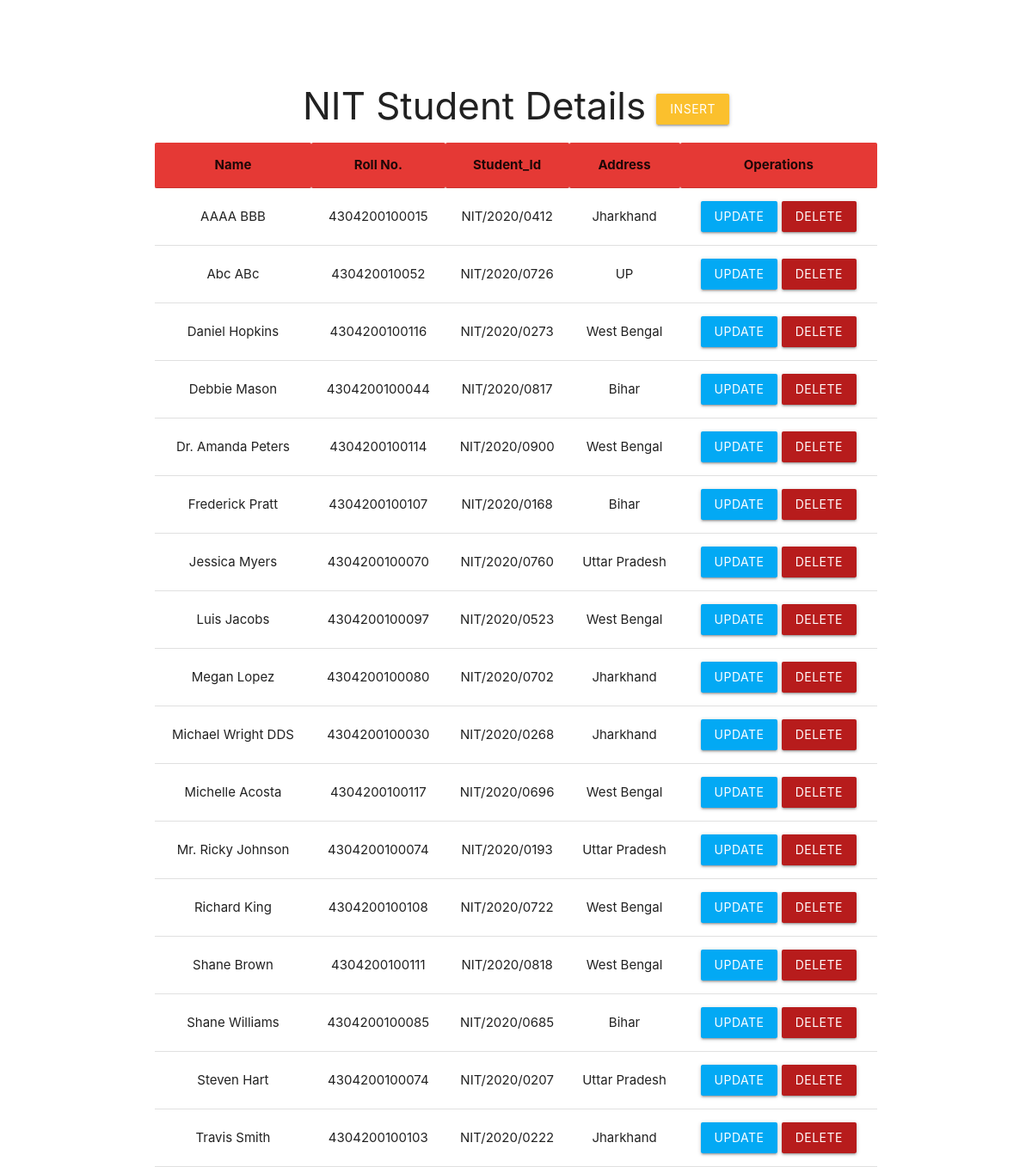
The page / on the database its author committed.
### testapp/models.py (models this page shows)
class Student(models.Model):
    name = models.CharField(max_length=100)
    roll= models.IntegerField()
    student_id = models.CharField(max_length=15)
    address = models.CharField(max_length=30)

### testapp/views.py (the view)
# urls.py: path('',views.data_view),
def data_view(request):
    stu_list = Student.objects.all().order_by('name')
    return render(request, 'pages/data.html',{'stu_list':stu_list})

### templates/pages/data.html
{% extends 'pages/base.html' %}
{% block content %}
{% if stu_list%}
<div class="container container-sm" style="margin-top:100px;">
  <h3 class="center-align">NIT Student Details <span style="widht:200px;"><a  href="/insert" class="btn btn-primary yellow darken-2">Insert</a>
  </span></h3>
<table class="centered">
    <thead class="red darken-1">
      <tr>
          <th>Name</th>
          <th>Roll No.</th>
          <th>Student_Id</th>
          <th>Address</th>
          <th>Operations</th>
      </tr>
    </thead>
    {% for stu in stu_list%}
    <tbody>
      <tr>
        <td>{{stu.name}}</td>
        <td>{{stu.roll}}</td>
        <td>{{stu.student_id}}</td>
        <td>{{stu.address}}</td>
        <td>
          <a href="/update/{{stu.id}}" class="btn btn-primary light-blue">Update</a>
          <a href="/delete/{{stu.id}}" class="btn btn-danger red darken-4">Delete</a>
        </td>
      </tr>
    </tbody>
    {% endfor %}
  </table>
  {% else %}
  <p>No items found</p>
  {% endif %}
</div>
{% endblock %}

### templates/pages/base.html (shortened to what this page needs)
<!DOCTYPE html>
{% load static %}
<html>
    <head>
        <link rel="stylesheet" href="{% static 'css/materialize.css' %}">
        <link rel="stylesheet" href="{% static 'css/materialize.min.css' %}">
    </head>
    <body>
        {% block content %}{% endblock %}
    </body>
</html>

### rows shown on the page
Student: name "AAAA BBB", roll "4304200100015", student_id "NIT/2020/0412", address "Jharkhand"
Student: name "Abc ABc", roll "430420010052", student_id "NIT/2020/0726", address "UP"
Student: name "Daniel Hopkins", roll "4304200100116", student_id "NIT/2020/0273", address "West Bengal"
Student: name "Debbie Mason", roll "4304200100044", student_id "NIT/2020/0817", address "Bihar"
Student: name "Dr. Amanda Peters", roll "4304200100114", student_id "NIT/2020/0900", address "West Bengal"
Student: name "Frederick Pratt", roll "4304200100107", student_id "NIT/2020/0168", address "Bihar"
Student: name "Jessica Myers", roll "4304200100070", student_id "NIT/2020/0760", address "Uttar Pradesh"
Student: name "Luis Jacobs", roll "4304200100097", student_id "NIT/2020/0523", address "West Bengal"
Student: name "Megan Lopez", roll "4304200100080", student_id "NIT/2020/0702", address "Jharkhand"
Student: name "Michael Wright DDS", roll "4304200100030", student_id "NIT/2020/0268", address "Jharkhand"
Student: name "Michelle Acosta", roll "4304200100117", student_id "NIT/2020/0696", address "West Bengal"
Student: name "Mr. Ricky Johnson", roll "4304200100074", student_id "NIT/2020/0193", address "Uttar Pradesh"
Student: name "Richard King", roll "4304200100108", student_id "NIT/2020/0722", address "West Bengal"
Student: name "Shane Brown", roll "4304200100111", student_id "NIT/2020/0818", address "West Bengal"
Student: name "Shane Williams", roll "4304200100085", student_id "NIT/2020/0685", address "Bihar"
Student: name "Steven Hart", roll "4304200100074", student_id "NIT/2020/0207", address "Uttar Pradesh"
Student: name "Travis Smith", roll "4304200100103", student_id "NIT/2020/0222", address "Jharkhand"
